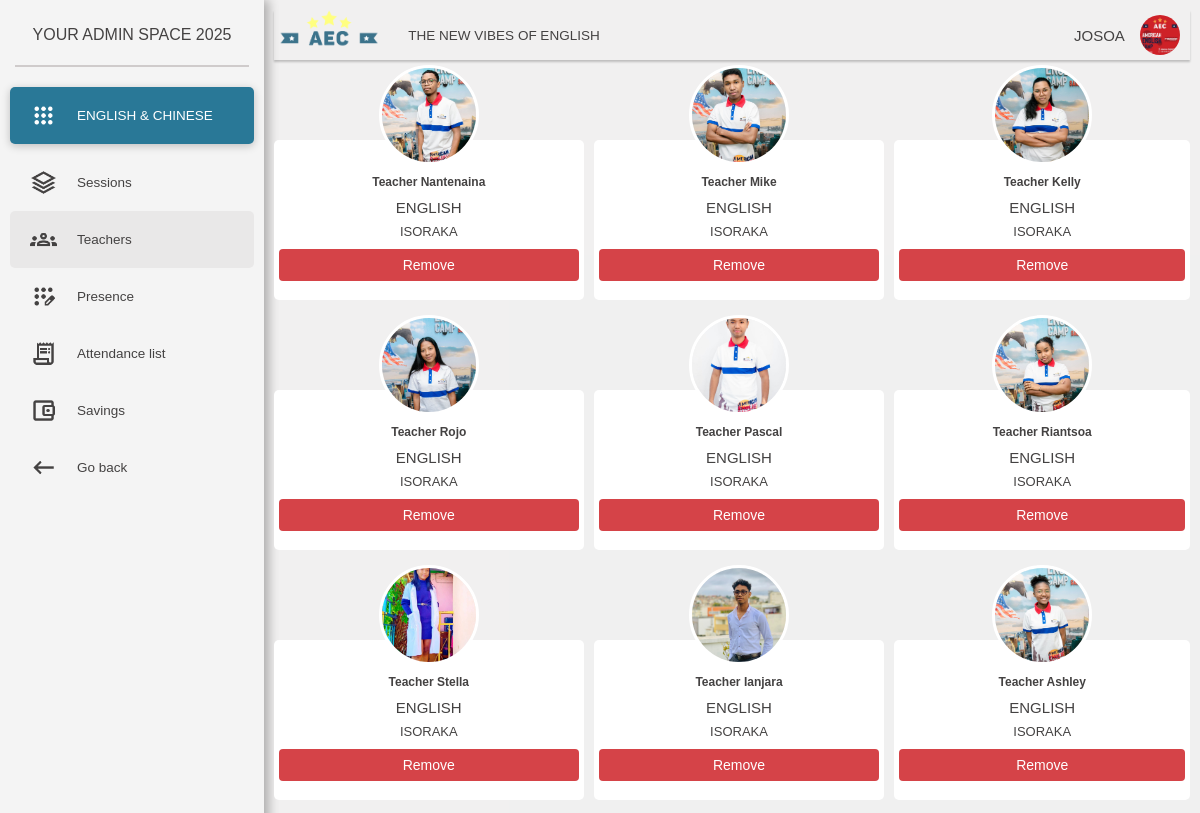
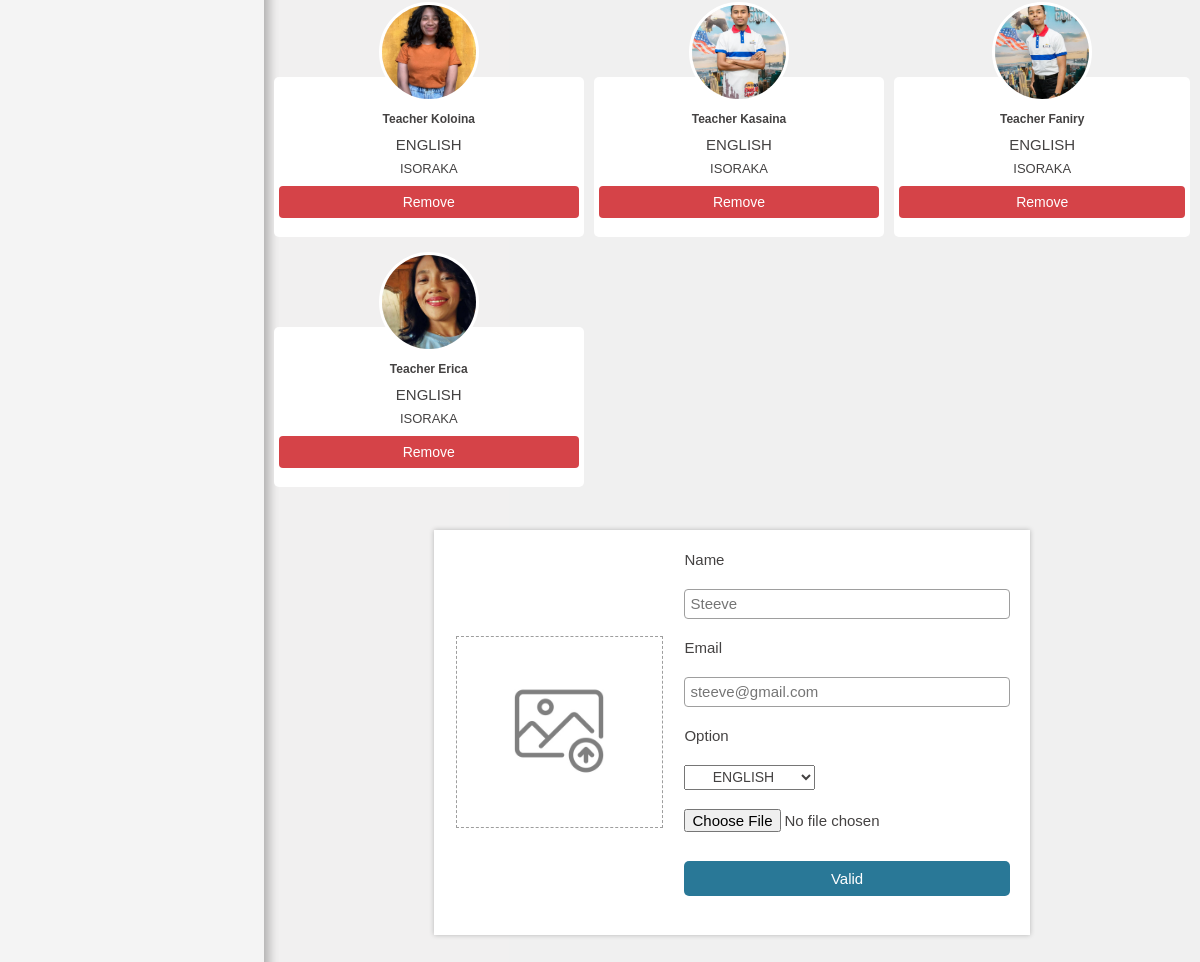
The app's page /pages/pages/teachers.php (signed in) with its own data (2 pictures, top to bottom).
### tables this page shows
CREATE table teacherMovement (
    idTeacher INT,
    idOption INT,
    idSchool INT,
    active BOOLEAN
);

CREATE TABLE teachers (
    idTeacher INT AUTO_INCREMENT PRIMARY KEY,
    teachersName VARCHAR(50),
    email VARCHAR(70),
    photo VARCHAR(100)
);

CREATE TABLE allOptions (
    idOption INT AUTO_INCREMENT PRIMARY KEY,
    optionsName VARCHAR(20)
);

CREATE TABLE school (
    idSchool INT AUTO_INCREMENT PRIMARY KEY,
    schoolName VARCHAR(50)
);

### inc/function.php (called while the page is built, shortened)
<?php
function getAllOptions()
{
    $conn = connectDB();
    $sql =  "SELECT * FROM allOptions";
    $result = $conn->query($sql);
    return mysqli_fetch_all($result);
}
function getTeachers($idSchool)
{
    $conn = connectDB();
    $sql =  "SELECT *
    FROM allOptions
    JOIN teacherMovement
    ON teacherMovement.idOption = allOptions.idOption
    JOIN  teachers
    ON teacherMovement.idTeacher = teachers.idTeacher
    JOIN
    school
    ON school.idSchool = teacherMovement.idSchool
    WHERE  teacherMovement.idSchool = $idSchool AND teacherMovement.active = 1";
    $result = $conn->query($sql);
    return mysqli_fetch_all($result);
}

### pages/pages/teachers.php (the view, shortened to what this page needs)
<?php
include "../../inc/function.php";
$userName =  $_SESSION['userName'];
$id_School =  intval($_SESSION['id_School']);
?>
<!DOCTYPE html>
<html lang="en">
<head>
    <link rel="stylesheet" href="../../assets/css/style-all-students.css" />
    <link rel="stylesheet" href="../../assets/css/responsive-all-student.css" />
    <link rel="stylesheet" href="../../assets/css/responsive-sessions.css" />
    <link rel="stylesheet" href="../../assets/css/menu.css" />
    <link rel="stylesheet" href="../../assets/css/responsive-teacher.css" />
</head>
<body>
    <div class="content-left">
        <div class="head txt2">YOUR ADMIN SPACE <?= date("Y"); ?></div>
        <hr />
        <div class="title blue" style="color: white">
            <img src="../../assets/images/apps_24dp_FFF_FILL0_wght400_GRAD0_opsz24.png" alt="">
            ENGLISH & CHINESE
        </div>
        <a href="sessions.php">
            <div class="each" id="uni"><img src="../../assets/images/stacks_24dp_444242_FILL0_wght400_GRAD0_opsz24.png" alt="">Sessions</div>
        </a>
        <a href="teachers.php">
            <div class="each" style="background-color: rgba(207, 203, 203, 0.29);">
                <img src="../../assets/images/groups_24dp_444242_FILL0_wght400_GRAD0_opsz24.png" alt="">Teachers
            </div>
        </a>
        <a href="presence.php">
            <div class="each"><img src="../../assets/images/app_registration_24dp_444242_FILL0_wght400_GRAD0_opsz24(1).png" alt="">Presence</div>
        </a>
        <a href="list-presence.php">
            <div class="each"><img src="../../assets/images/receipt_long_24dp_444242_FILL0_wght400_GRAD0_opsz24.png" alt="">Attendance list</div>
        </a>
        <a href="saving.php">
            <div class="each">
                <img src="../../assets/images/account_balance_wallet_24dp_444242_FILL0_wght400_GRAD0_opsz24.png" alt="">Savings
            </div>
        </a>
        <a href="all-students.php">
            <div class="each"><img src="../../assets/images/keyboard_backspace_24dp_444242_FILL0_wght400_GRAD0_opsz24.png" alt="">Go back</div>
        </a>
    </div>
    <div class="content-right">
        <?php foreach (getTeachers($id_School) as $teacher) { ?>
            <div class="confirm-dialog" style="display: none;" data-confirmation="<?= $teacher[6] ?>">
                <div class="dialog">
                    <h1>Warning !</h1>
                    <p>Are you sure to delete <?= $teacher[7]  ?> in Teacher's list?</p>
                    <footer>
                        <a href="../treatment/remove-teacher.php?idTeacher=<?= $teacher[6] ?>&idSchool=<?= $id_School ?>"><button>Confirm</button></a>
                        <button class="canc">Cancel</button>
                    </footer>
                </div>
            </div>
        <?php } ?>
        <header>
            <div class="slogan">
                <img src="../../assets/images/294211246_5158543950920072_5734999502267911684_n.png" alt="" />
                <p>THE NEW VIBES OF ENGLISH</p>
            </div>
            <div class="admin-box">
                <p><?php echo $userName; ?></p>
                <img src="../../assets/images/AEC.jpg" alt="" />
            </div>
        </header>
        <div class="cont-all">
            <div class="teacher-container">
                <?php foreach (getTeachers($id_School) as $teacher) { ?>
                    <div class="teacher-box">
                        <div class="img-cont">
                            <img src="../../assets/images/<?= $teacher[9] ?>" alt="<?= $teacher[9] ?>">
                        </div>
                        <h1>Teacher <?= $teacher[7] ?></h1>
                        <h4><?= $teacher[1] ?></h4>
                        <h5><?= $teacher[11] ?></h5>
                        <div class=" btn">
                            <button type="button" class="remover" data-remover="<?= $teacher[6] ?>">Remove</button>
                        </div>
                    </div>
                <?php } ?>
            </div>
            <div class="add-teacher">
                <form action="../treatment/add-teacher-treatment.php" enctype="multipart/form-data" method="post">
                    <aside>
                        <label for="filer">
                            <img src="../../assets/images/photo.jpg" alt="">
                        </label>
                    </aside>
                    <div class="right-infs">
                        <p>Name</p>
                        <input type="text" name="name" placeholder="Steeve" required>
                        <p>Email</p>
                        <input type="email" name="email" placeholder="steeve@gmail.com" required>
                        <p>Option</p>
                        <select name="option" id="" required>
                            <?php foreach (getAllOptions()  as $option) { ?>
                                <option value="<?= $option[0] ?>"><?= $option[1] ?></option>
                            <?php } ?>
                        </select>
                        <input type="file" id="filer" name="file" required>
                        <button>Valid</button>
                    </div>
                </form>
            </div>
        </div>
    </div>
</body>
</html>

### assets/css/style-all-students.css (style rules this page uses)
* { font-size: 15px; font-family: "Poppins", sans-serif; padding: 0; margin: 0; color: #444242; text-decoration: none; box-sizing: border-box; word-wrap: break-word; text-wrap: nowrap; }
:root { --bg-color: #d4d3d356; --text-color2: #959595; --text-color: #fff; --orange-color: rgb(255, 172, 17); --purple-color: rgb(114, 112, 114); --green-color: #62b47f; --red-color: #f17a7a; --blue-color: #297897; }
.blue { background-color: var(--blue-color); }
body { display: flex; height: 100vh; overflow: hidden; width: 100%; box-sizing: border-box; }
.content-left { height: 100%; padding: 10px; box-sizing: border-box; box-shadow: 5px 0px 10px rgba(0, 0, 0, 0.4); background-color: #f4f4f4; overflow: scroll; }
.content-left img { width: 150px; height: 100px; object-fit: contain; }
.content-left hr { margin: 5px; border: 1px solid #cfcbcb; }
.content-left .head { height: 50px; font-size: 16px; display: flex; justify-content: center; align-items: center; font-weight: 500; }
.title, .each { display: flex; align-items: center; height: 57px; font-size: 90%; padding: 0px 20px; gap: 20px; border-radius: 5px; transition: 0.3s ease; font-weight: 500; }
.title img { width: 27px; height: 27px; color: #fff; }
.title { margin: 20px 0px 10px 0px; box-shadow: 0px 2px 8px rgba(0, 0, 0, 0.224); transition: 0.3s ease; }
.each img { width: 27px; height: 27px; }
.content-right { width: 110%; background-color: var(--bg-color); box-sizing: border-box; height: 100%; }
header { display: flex; width: 100%; align-items: center; height: 50px; gap: 8px; box-shadow: 0px 2px 2px rgba(0, 0, 0, 0.213); }
header .slogan { display: flex; align-items: center; height: 100%; justify-content: space-between; padding: 0px 5px; box-sizing: border-box; }
.slogan p { font-weight: 500; font-size: 90%; display: flex; justify-content: center; width: 300px; margin-left: 10px; }
.slogan img { margin-top: -14px; object-fit: cover; width: 100px; height: 40px; }
header .admin-box { display: flex; align-items: center; height: 8vh; justify-content: space-between; padding: 0px 10px; box-sizing: border-box; }
header .admin-box p { width: 60%; text-transform: uppercase; }
.admin-box img { object-fit: cover; height: 40px; width: 40px; border-radius: 50%; }

### assets/css/responsive-all-student.css (style rules this page uses)
@media only screen and (max-width: 2080px) { .content-left { width: 22%; } }
@media only screen and (max-width: 2080px) { header .slogan { width: 350px; } }
@media only screen and (max-width: 2080px) { .content-right { padding: 10px; } }
@media only screen and (max-width: 2080px) { header .admin-box { width: 12%; padding: 0px 10px; min-width: 126px; } }
@media only screen and (max-width: 2080px) { .content-right { width: 78%; } }
@media only screen and (max-width: 2080px) { header .admin-box p { font-size: 15px; } }

### assets/css/responsive-sessions.css (style rules this page uses)
.content-right { position: relative; }
header { justify-content: space-between !important; align-items: center; }

### records on screen
teachermovement: idTeacher.photo (picture), idTeacher.teachersName "Nantenaina", idOption.optionsName "ENGLISH", idSchool.schoolName "ISORAKA"
teachermovement: idTeacher.photo (picture), idTeacher.teachersName "Mike", idOption.optionsName "ENGLISH", idSchool.schoolName "ISORAKA"
teachermovement: idTeacher.photo (picture), idTeacher.teachersName "Kelly", idOption.optionsName "ENGLISH", idSchool.schoolName "ISORAKA"
teachermovement: idTeacher.photo (picture), idTeacher.teachersName "Rojo", idOption.optionsName "ENGLISH", idSchool.schoolName "ISORAKA"
teachermovement: idTeacher.photo (picture), idTeacher.teachersName "Pascal", idOption.optionsName "ENGLISH", idSchool.schoolName "ISORAKA"
teachermovement: idTeacher.photo (picture), idTeacher.teachersName "Riantsoa", idOption.optionsName "ENGLISH", idSchool.schoolName "ISORAKA"
teachermovement: idTeacher.photo (picture), idTeacher.teachersName "Stella", idOption.optionsName "ENGLISH", idSchool.schoolName "ISORAKA"
teachermovement: idTeacher.photo (picture), idTeacher.teachersName "Ianjara", idOption.optionsName "ENGLISH", idSchool.schoolName "ISORAKA"
teachermovement: idTeacher.photo (picture), idTeacher.teachersName "Ashley", idOption.optionsName "ENGLISH", idSchool.schoolName "ISORAKA"
teachermovement: idTeacher.photo (picture), idTeacher.teachersName "Koloina", idOption.optionsName "ENGLISH", idSchool.schoolName "ISORAKA"
teachermovement: idTeacher.photo (picture), idTeacher.teachersName "Kasaina", idOption.optionsName "ENGLISH", idSchool.schoolName "ISORAKA"
teachermovement: idTeacher.photo (picture), idTeacher.teachersName "Faniry", idOption.optionsName "ENGLISH", idSchool.schoolName "ISORAKA"
teachermovement: idTeacher.photo (picture), idTeacher.teachersName "Erica", idOption.optionsName "ENGLISH", idSchool.schoolName "ISORAKA"

### other values on screen
$userName "JOSOA"
form field option "ENGLISH"
